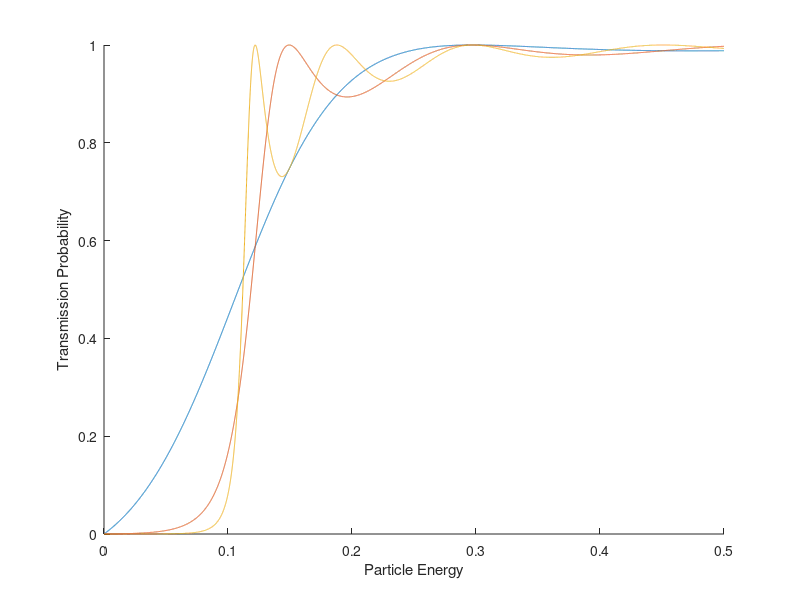

The MATLAB source for this figure:
clear
%Situation Setup ----------------------------------------------------------
%A Single Particle introduced in the positive direction to a single step
%barrier of height V and width L, the units have been arbitraily applied to
%test
%Constants ----------------------------------------------------------------
hBar = 1;
N = 15000; %Energy steps
M = 3; %Number of differnt heights for the barrier to be tested at
barrierMin = 5; %Minimum height for the barrier
barrierMax = 15; %Maximum height for the barrier
%Barrier Properties -------------------------------------------------------
V = 0.1; %Barrier Height eV
%L = [5,7,15]; %Barrier Length nm
L = linspace(barrierMin,barrierMax,M);
%Particle Properties ------------------------------------------------------
E = linspace(0,0.5, N); %Incident particle energies eV
m = 1; %Mass taken as 1

%Calculation --------------------------------------------------------------

%Ap0 = 1; %coefficent for positive waves
%AnN = 0; %coefficient for negative waves
%k1 = sqrt(2*m*E)/hBar; %First region no barrier?
%k2 = sqrt(2*m*(E-V))/hBar; %Second Region 0.1eV
figure;
hold on
AP1 = 1;
AN3 = 0;
T = zeros(1,N);
for r = 1:M
    for n = 1:N
        k1 = sqrt(2*m*E(n))/hBar;
        k2 = sqrt(2*m*(E(n) - V))/hBar;
        k3 = k1;
        %Define Diffraction and Propogation Matrices
        D2 = 0.5 * [(1+k2/k1) (1-k2/k1); (1-k2/k1) (1+k2/k1)];
        P2 = [exp(-1i*k2*L(r)) 0; 0 exp(1i*k2*L(r))];
        D3 = 0.5 * [(1+k3/k2) (1-k3/k2); (1-k3/k2) (1+k3/k2)];

        Q = D2 * P2 * D3; %Transfer Matrix

        AP3 = 1/Q(1,1); 
        AP1 = Q(2,1)*AP3;

        T(n) = abs(AP3)^2; %Transmission probability
    end
    plot(E, T)
    ylabel('Transmission Probability')
    xlabel('Particle Energy')
end 

